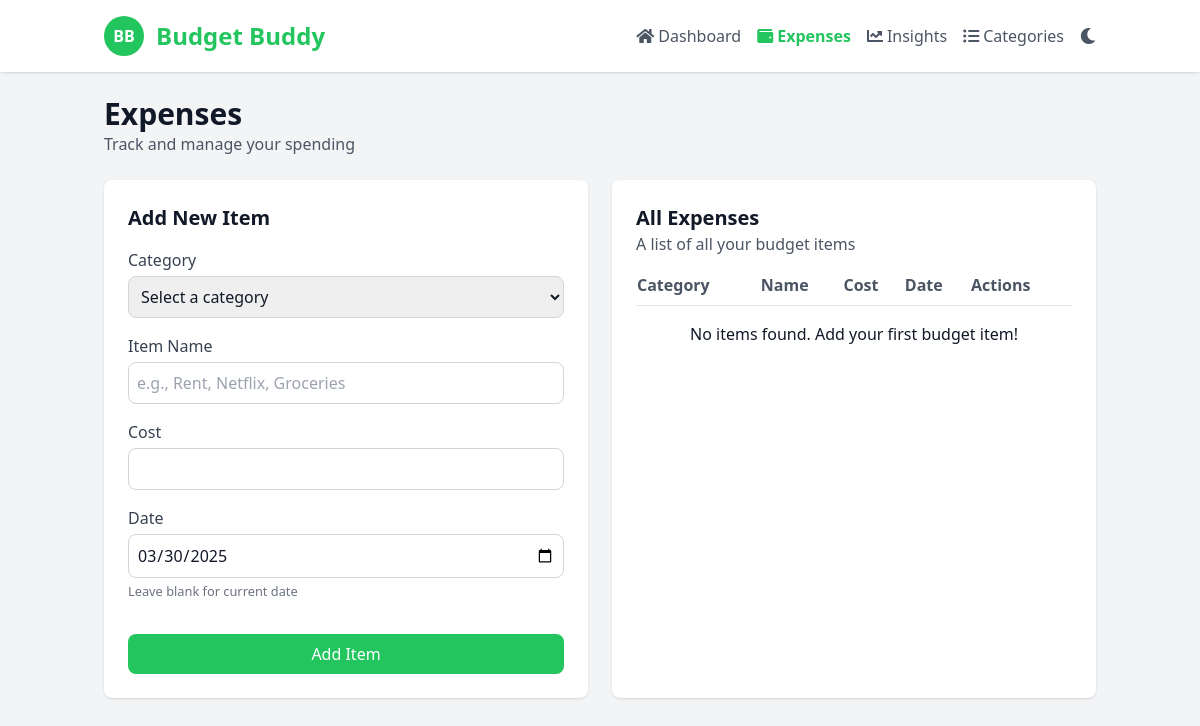
Before: /expenses with the older database file.
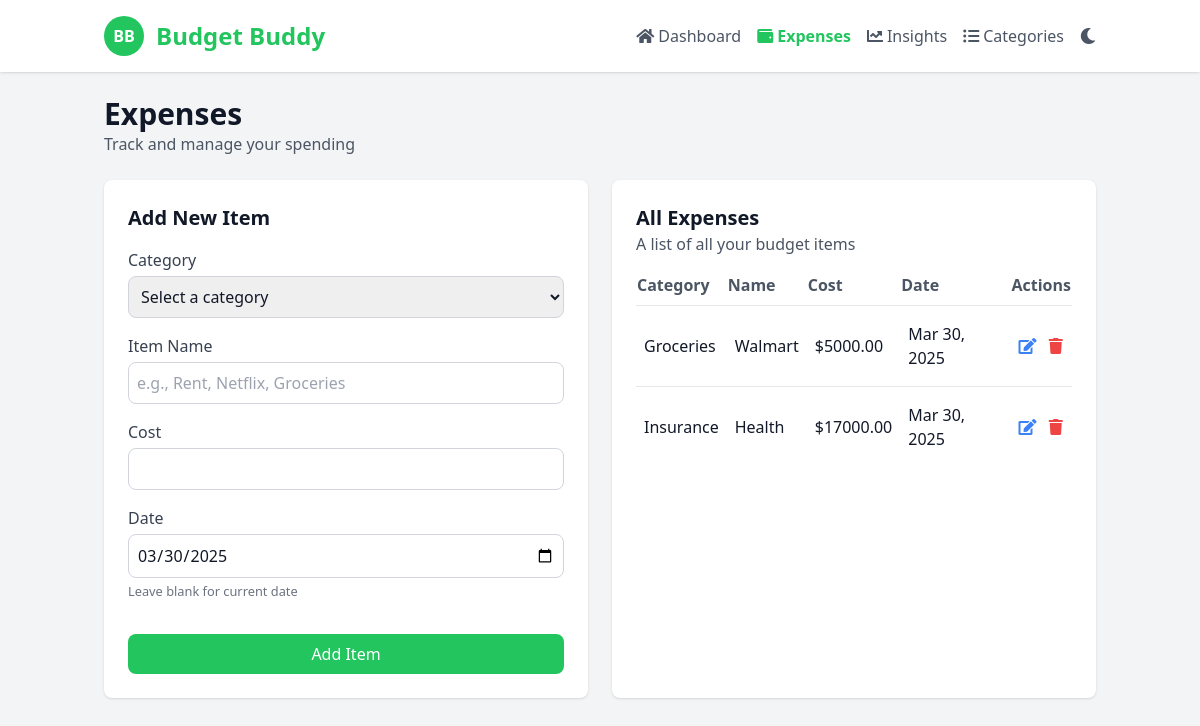
After: the same page with the newer database file.
### app.py (models this page shows, shortened)
class Todo(db.Model):
    id = db.Column(db.Integer, primary_key=True)
    item = db.Column(db.String(200), nullable=False)  # Category
    name = db.Column(db.String(200), nullable=False, default="Unnamed Item")  # Item name
    cost = db.Column(db.Float, nullable=False)
    date_created = db.Column(db.DateTime, default=datetime.now)

### app.py (the view, shortened to what this page needs)
@app.route('/expenses', methods=['GET', 'POST'])
def expenses():
    items = Todo.query.order_by(Todo.date_created.desc()).all()
    today_date = datetime.now().strftime('%Y-%m-%d')
    return render_template('expenses.html', items=items, today_date=today_date)

### templates/expenses.html (shortened to what this page needs)
<!DOCTYPE html>
<html lang="en">
<head>
    <script src="https://cdn.tailwindcss.com"></script>
    <link href="https://cdnjs.cloudflare.com/ajax/libs/font-awesome/5.15.3/css/all.min.css" rel="stylesheet"/>
</head>
<body class="bg-gray-100 text-gray-900 dark:bg-dark-900 dark:text-dark-200">
<header class="bg-white shadow fixed w-full z-10 dark:bg-dark-800 dark:shadow-dark">
    <div class="container mx-auto px-4 py-4 flex justify-between items-center">
        <div class="flex items-center">
            <div class="bg-green-500 text-white rounded-full w-10 h-10 flex items-center justify-center">
                <span class="font-bold">BB</span>
            </div>
            <h1 class="ml-3 text-2xl font-bold text-green-500">Budget Buddy</h1>
        </div>
        <nav class="hidden md:flex space-x-4 items-center">
            <a class="text-gray-600 flex items-center dark:text-dark-400 hover:text-green-500 dark:hover:text-green-400" href="/dashboard">
                <i class="fas fa-home mr-1"></i> Dashboard
            </a>
            <a class="text-green-500 font-semibold flex items-center dark:text-green-400" href="/expenses">
                <i class="fas fa-wallet mr-1"></i> Expenses
            </a>
            <a class="text-gray-600 flex items-center dark:text-dark-400 hover:text-green-500 dark:hover:text-green-400" href="/insights">
                <i class="fas fa-chart-line mr-1"></i> Insights
            </a>
            <a class="text-gray-600 flex items-center dark:text-dark-400 hover:text-green-500 dark:hover:text-green-400" href="/categories">
                <i class="fas fa-list-ul mr-1"></i> Categories
            </a>
            <button id="theme-toggle" class="ml-4 text-gray-600 dark:text-dark-400 hover:text-gray-800 dark:hover:text-dark-200 transition-colors duration-200 focus:outline-none">
            </button>
        </nav>
    </div>
</header>
<main class="container mx-auto px-4 py-24">
    <h2 class="text-3xl font-bold dark:text-dark-100">Expenses</h2>
    <p class="text-gray-600 dark:text-dark-400">Track and manage your spending</p>
    <div class="grid grid-cols-1 lg:grid-cols-2 gap-6 mt-6">
        <div class="bg-white p-6 rounded-lg shadow dark:bg-dark-800">
            <h3 class="text-xl font-bold dark:text-dark-100">Add New Item</h3>
            <form class="mt-4" action="/expenses" method="POST">
                <div class="mb-4">
                    <label class="block text-gray-700 dark:text-dark-400">Category</label>
                    <select name="item" class="w-full border border-gray-300 rounded-lg p-2 mt-1 dark:bg-dark-700 dark:border-dark-600 dark:text-dark-100" required>
                        <option value="" disabled selected>Select a category</option>
                    </select>
                </div>
                <div class="mb-4">
                    <label class="block text-gray-700 dark:text-dark-400">Item Name</label>
                    <input type="text" name="name" class="w-full border border-gray-300 rounded-lg p-2 mt-1 dark:bg-dark-700 dark:border-dark-600 dark:text-dark-100" placeholder="e.g., Rent, Netflix, Groceries" required>
                </div>
                <div class="mb-4">
                    <label class="block text-gray-700 dark:text-dark-400">Cost</label>
                    <input type="number" name="cost" class="w-full border border-gray-300 rounded-lg p-2 mt-1 dark:bg-dark-700 dark:border-dark-600 dark:text-dark-100" step="0.01" min="0" required>
                </div>
                <div class="mb-4">
                    <label class="block text-gray-700 dark:text-dark-400">Date</label>
                    <input type="date" name="date" class="w-full border border-gray-300 rounded-lg p-2 mt-1 dark:bg-dark-700 dark:border-dark-600 dark:text-dark-100" value="{{ today_date }}">
                    <small class="text-gray-500 dark:text-dark-500">Leave blank for current date</small>
                </div>
                <button type="submit" class="w-full bg-green-500 hover:bg-green-600 text-white rounded-lg p-2 mt-4 transition-colors duration-200">Add Item</button>
            </form>
        </div>
        <div class="bg-white p-6 rounded-lg shadow dark:bg-dark-800">
            <h3 class="text-xl font-bold dark:text-dark-100">All Expenses</h3>
            <p class="text-gray-600 dark:text-dark-400">A list of all your budget items</p>
            <div class="overflow-x-auto mt-4">
                <table class="w-full">
                    <thead>
                        <tr class="text-left text-gray-600 dark:text-dark-400">
                            <th class="pb-2">Category</th>
                            <th class="pb-2">Name</th>
                            <th class="pb-2">Cost</th>
                            <th class="pb-2">Date</th>
                            <th class="pb-2">Actions</th>
                        </tr>
                    </thead>
                    <tbody>
                        {% for item in items %}
                        <tr class="border-t border-gray-200 dark:border-dark-700 hover:bg-gray-50 dark:hover:bg-dark-700">
                            <td class="py-4 px-2 dark:text-dark-100">{{ item.item }}</td>
                            <td class="py-4 px-2 dark:text-dark-100">{{ item.name }}</td>
                            <td class="py-4 px-2 dark:text-dark-100">${{ "%.2f"|format(item.cost) }}</td>
                            <td class="py-4 px-2 dark:text-dark-100">{{ item.date_created.strftime('%b %d, %Y') }}</td>
                            <td class="py-4 px-2">
                                <a href="/update/{{ item.id }}" class="text-blue-500 hover:text-blue-700 dark:hover:text-blue-400 mr-2 transition-colors duration-200">
                                    <i class="fas fa-edit"></i>
                                </a>
                                <a href="/delete/{{ item.id }}" class="text-red-500 hover:text-red-700 dark:hover:text-red-400 transition-colors duration-200">
                                    <i class="fas fa-trash"></i>
                                </a>
                            </td>
                        </tr>
                        {% endfor %}
                        {% if not items %}
                        <tr class="border-t border-gray-200 dark:border-dark-700">
                            <td colspan="5" class="py-4 px-2 text-center dark:text-dark-100">No items found. Add your first budget item!</td>
                        </tr>
                        {% endif %}
                    </tbody>
                </table>
            </div>
        </div>
    </div>
</main>
</body>
</html>

### templates/expenses.html (style rules this page uses)
#theme-toggle { transition: all 0.3s ease; }

Changed rows visible on the page:
added Todo: item "Groceries", name "Walmart", cost "5000.00", date_created "Mar 30, 2025"
added Todo: item "Insurance", name "Health", cost "17000.00", date_created "Mar 30, 2025"
Other visible differences:
text no longer shown: "No items found. Add your first budget item!"
